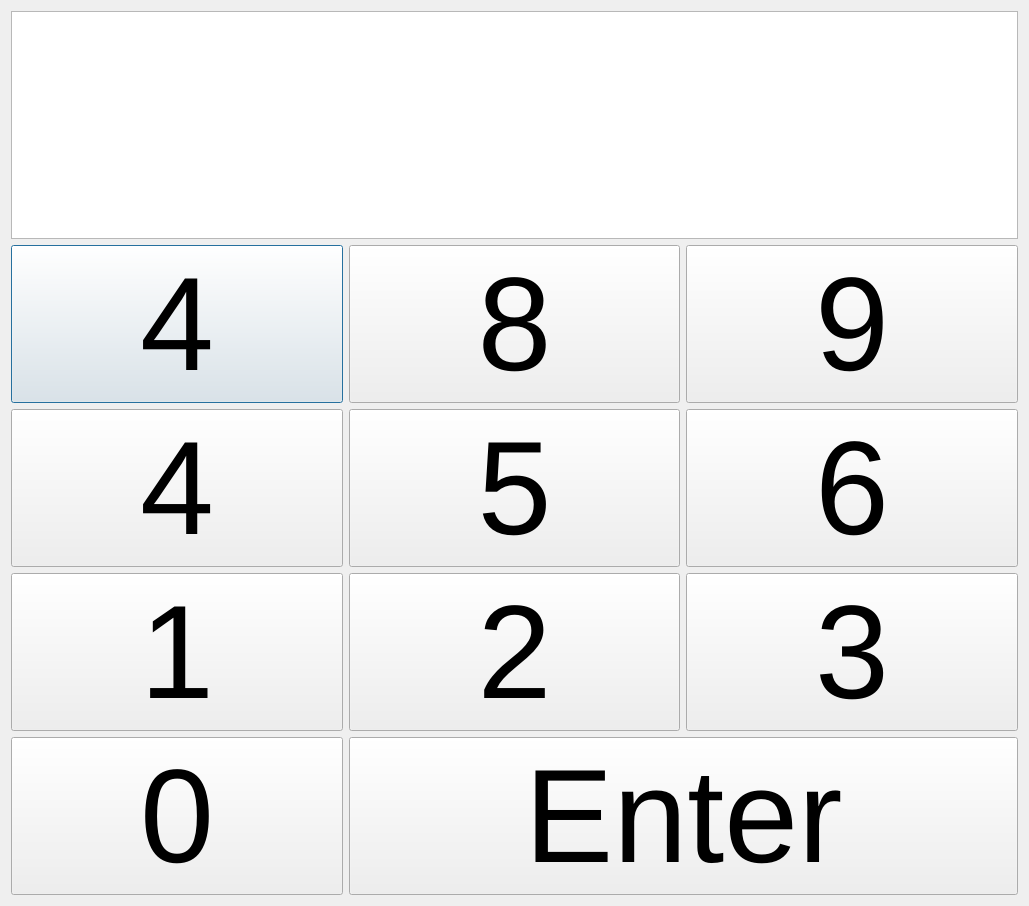
<?xml version="1.0" encoding="UTF-8"?>
<ui version="4.0">
 <class>Dialog</class>
 <widget class="QDialog" name="Dialog">
  <property name="geometry">
   <rect>
    <x>0</x>
    <y>0</y>
    <width>1029</width>
    <height>906</height>
   </rect>
  </property>
  <property name="font">
   <font>
    <pointsize>100</pointsize>
   </font>
  </property>
  <property name="windowTitle">
   <string>Dialog</string>
  </property>
  <layout class="QGridLayout" name="gridLayout">
   <item row="1" column="0">
    <widget class="QPushButton" name="pushButton_11">
     <property name="text">
      <string>4</string>
     </property>
    </widget>
   </item>
   <item row="3" column="1">
    <widget class="QPushButton" name="pushButton_2">
     <property name="text">
      <string>2</string>
     </property>
    </widget>
   </item>
   <item row="2" column="0">
    <widget class="QPushButton" name="pushButton_10">
     <property name="text">
      <string>4</string>
     </property>
    </widget>
   </item>
   <item row="4" column="0">
    <widget class="QPushButton" name="pushButton_8">
     <property name="text">
      <string>0</string>
     </property>
    </widget>
   </item>
   <item row="1" column="1">
    <widget class="QPushButton" name="pushButton_6">
     <property name="text">
      <string>8</string>
     </property>
    </widget>
   </item>
   <item row="4" column="1" colspan="2">
    <widget class="QPushButton" name="pushButton_4">
     <property name="text">
      <string>Enter</string>
     </property>
    </widget>
   </item>
   <item row="3" column="0">
    <widget class="QPushButton" name="pushButton_9">
     <property name="text">
      <string>1</string>
     </property>
    </widget>
   </item>
   <item row="2" column="1">
    <widget class="QPushButton" name="pushButton">
     <property name="text">
      <string>5</string>
     </property>
    </widget>
   </item>
   <item row="3" column="2">
    <widget class="QPushButton" name="pushButton_5">
     <property name="text">
      <string>3</string>
     </property>
    </widget>
   </item>
   <item row="2" column="2">
    <widget class="QPushButton" name="pushButton_3">
     <property name="text">
      <string>6</string>
     </property>
    </widget>
   </item>
   <item row="1" column="2">
    <widget class="QPushButton" name="pushButton_7">
     <property name="text">
      <string>9</string>
     </property>
    </widget>
   </item>
   <item row="0" column="0" colspan="3">
    <widget class="QTextBrowser" name="textBrowser"/>
   </item>
  </layout>
 </widget>
 <resources/>
 <connections/>
</ui>
